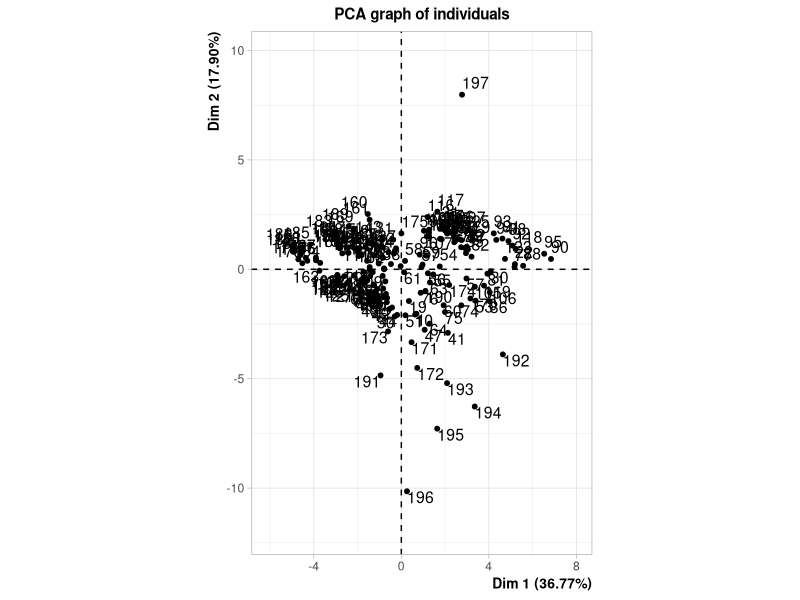
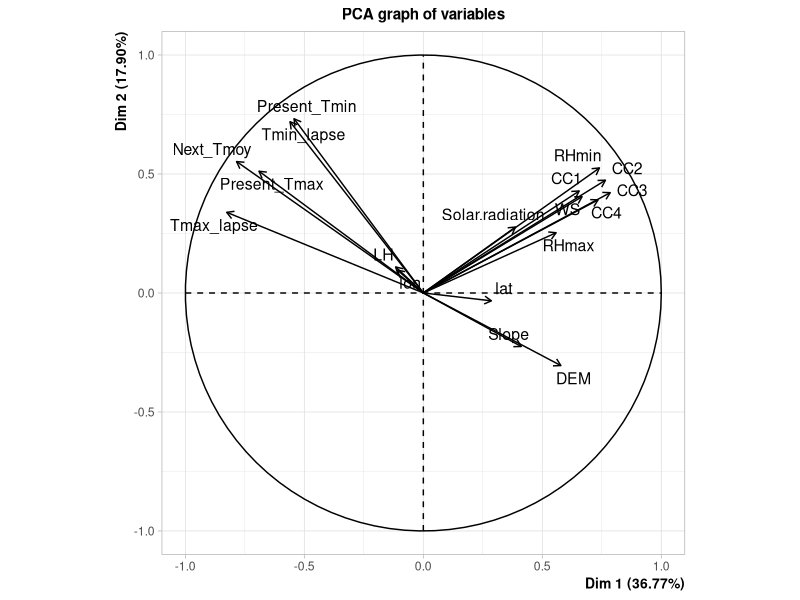
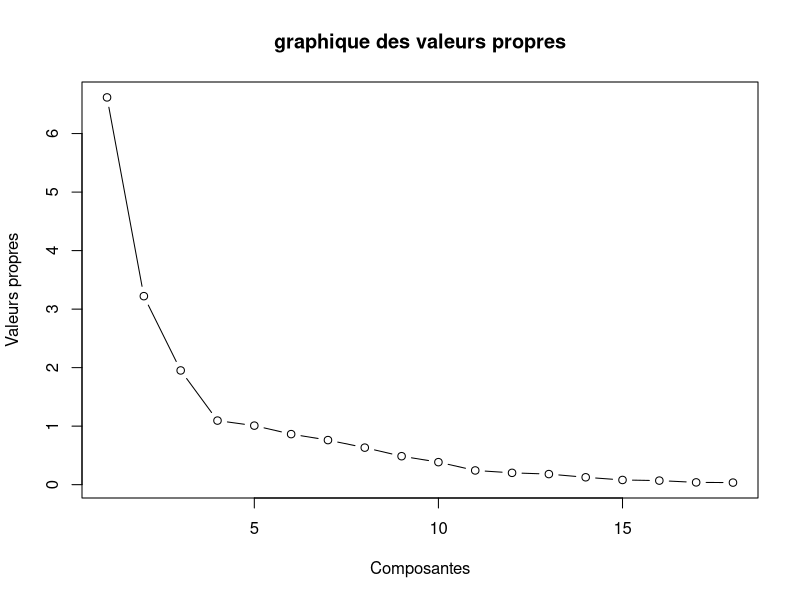
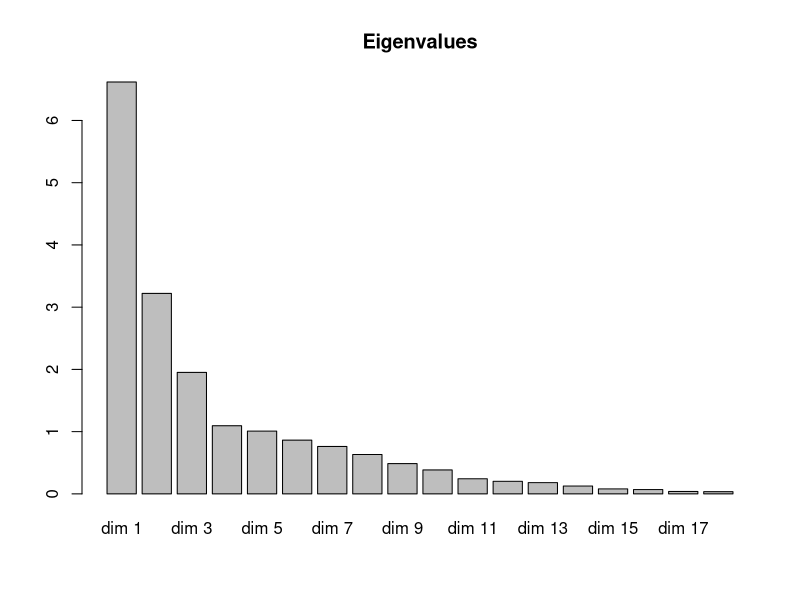
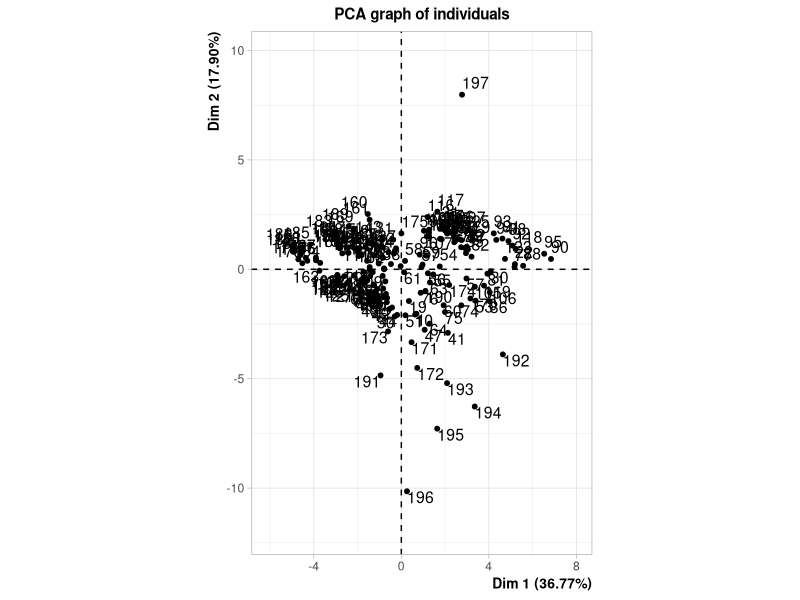
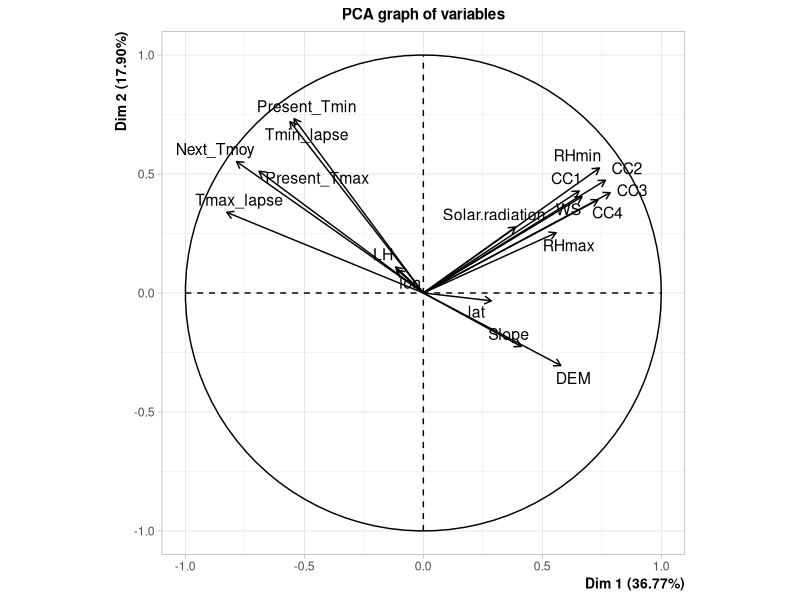

Reproduce these figures in R, in order. (Note: this script raises an error after producing the figures.)
#------------------------------------------------- Préparation du jeu des données ------------------------------------------------
#Spécification du répertoire du travail
getwd()
setwd("D:/2A-2IA/ADD/Projet/ACP")

#Chargement du jeu des données
data <- read.csv("Pred_temp_moy.csv")

#Visualisation du jeu des données
View(data)
#Exploration des attributs
str(data)
summary(data)
#Calcul des corrélations entre variables
cor(data)

#--------------------------------------------------------- ACP --------------------------------------------------------
#Chargement du package nécessaire
library(FactoMineR)
#Application d'une ACP normée sur le tableau des variables quantitatives
res<-PCA(data,ncp=5,axes=c(1,2))
res

#si on ne réduit pas le nuage : une variable à forte variance va à tirer à tout l'effet de l'ACP vers elle .

#Chargement du package nécessaire
library(psych)
#Calcul de l'indice KMO et des MSAi
KMO(cor(data))

#Calcul des valeurs propres de la matrice de corr�lation
res$eig

#Graphiques des valeurs propres
plot(1:18,res$eig[,1],type="b",ylab="Valeurs propres",xlab="Composantes",main="graphique des valeurs propres")
barplot(res$eig[,1],main="Eigenvalues", names.arg=paste("dim",1:nrow(res$eig)))

#Enregistrement des valeurs propres du jeu de données
vp<-res$eig[,1]
write.table(vp,"Valeurs propres.csv",sep=",",col.names=TRUE,dec=',', row.names=FALSE)

#la dimension du sous espace
var(res$eig[2:18,1])*(18-2)*100/(var(res$eig[,1])*17) #24.8613
var(res$eig[3:18,1])*(18-3)*100/(var(res$eig[,1])*17) #9.304451
var(res$eig[4:18,1])*(18-4)*100/(var(res$eig[,1])*17) #4.318294
#Donc La dimension du sous espace sera egal a 3
res<-PCA(data,ncp=3,axes=c(1,2))  
#--------------------------------------------------------- Nuage des variables  --------------------------------------------------------
#Calcul de : cos2
res$var$cos2

#Cumul des cos2
print(t(apply(res$var$cos2,1,cumsum)),digit=2)

#Contribution des variables au sous espace
cont<-res$var$contrib
cont
write.table(cont,"Cont_Var.csv",sep=";",col.names=TRUE,dec=',', row.names=TRUE)

#CAH
data<-read.csv2("Cont_VarBis.csv",row.names=1)
data$var <- as.character(data$var)
Cat_var<-HCPC(data,nb.clust=-1)
Cat_var$desc.var
Cat_var$desc.axes

#le nuage des variables projeté sur les 2 premiers axes.
plot(res,choix="var", cex=0.75,title="Projection des 18 variables sur le plan 1-2")

#--------------------------------------------------------- Nuage des individus  --------------------------------------------------------
#Calcul de : coord, cos2, contrib
res$ind$cos2

#Cumul des cos2
for(i in 1:197){
  if((t(apply(res$ind$cos2,1,cumsum))[i,3])>=0.8){
    print(paste("l'individu",i, "est bien representé"))
  }
  if((t(apply(res$ind$cos2,1,cumsum))[i,3])>=0.6 && (t(apply(res$ind$cos2,1,cumsum))[i,3])<0.8){
    print(paste("l'individu",i, "est moyennement representé"))
  }
  if((t(apply(res$ind$cos2,1,cumsum))[i,3])<0.6){
    print(paste("l'individu",i, "est faiblement representé"))
  }
}

#Contribution des individus au sous espace
cont<-res$ind$contrib
cont
write.table(cont,"Cont_Ind.csv",sep=";",col.names=TRUE,dec=',', row.names=TRUE)
data<-read.csv2("Cont_IndBis.csv",row.names=1)

#Application de la CAH 
Cat_Ind<-HCPC(data,nb.clust=-1)
Cat_Ind$desc.var

#le nuage des individus projet� sur les 2 premiers axes.
plot(res,choix="ind", cex=0.75,title="Projection des 197 observations sur le plan 1-2")
